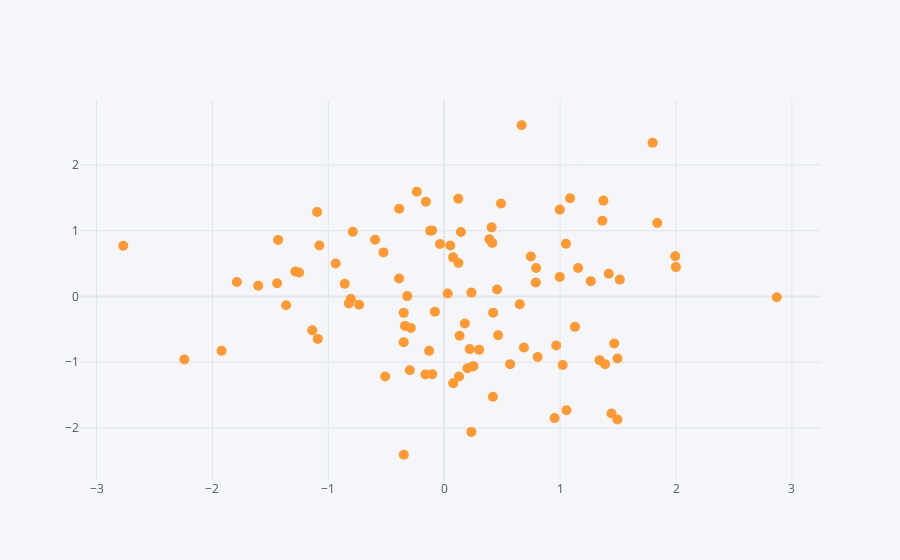

Here is the notebook cell this chart was saved with:
### Markdown cell above
## Scatter

### Code cell
df.iplot(kind='scatter',x='A',y='B',mode='markers',size=10) #node yazmazsak noktaları birleştiren çizgiler çıkarır
